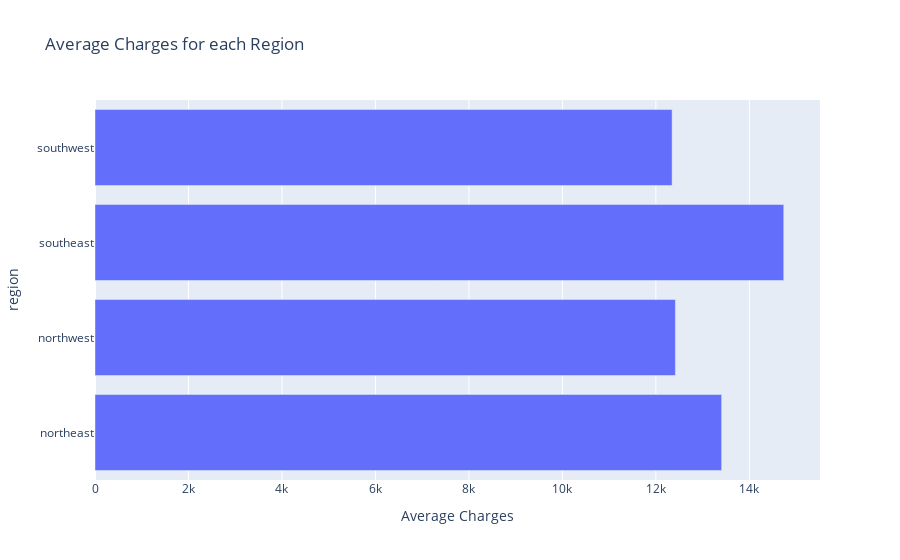

The code cell stored with this chart in its notebook:
### Code cell
px.bar(y=df.groupby('region')['charges'].mean().index,x=df.groupby('region')['charges'].mean().values,
            labels={'y':'region','x':'Average Charges'},title='Average Charges for each Region')

### Figure 1 — Plotly figure (JSON) as saved in the notebook; plotly's stock layout.template omitted (floating-point values rounded to 4 significant figures)
{"data": [{"alignmentgroup": "True", "hovertemplate": "Average Charges=%{x}<br>region=%{y}<extra></extra>", "legendgroup": "", "marker": {"color": "#636efa", "pattern": {"shape": ""}}, "name": "", "offsetgroup": "", "orientation": "h", "showlegend": false, "textposition": "auto", "type": "bar", "x": [13410.0, 12420.0, 14740.0, 12350.0], "xaxis": "x", "y": ["northeast", "northwest", "southeast", "southwest"], "yaxis": "y"}], "layout": {"barmode": "relative", "legend": {"tracegroupgap": 0}, "title": {"text": "Average Charges for each Region"}, "xaxis": {"anchor": "y", "domain": [0, 1], "title": {"text": "Average Charges"}}, "yaxis": {"anchor": "x", "domain": [0, 1], "title": {"text": "region"}}}}
